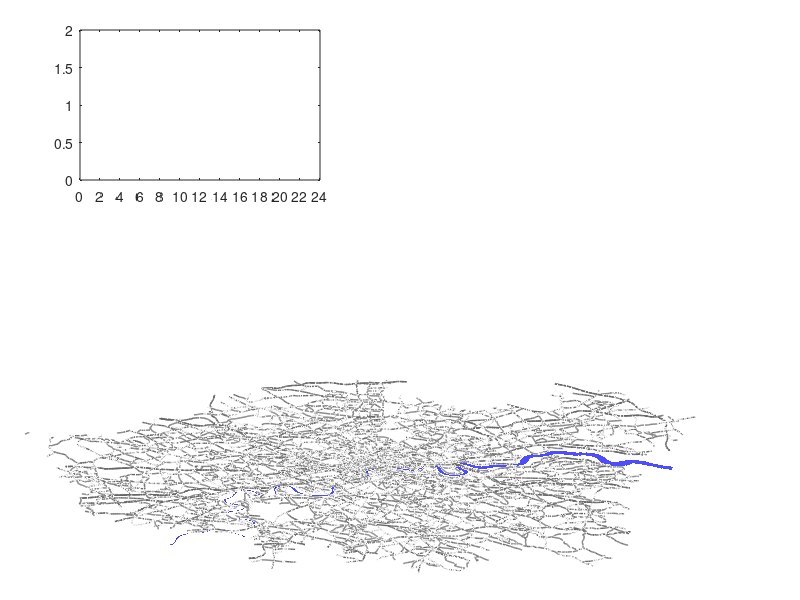

MATLAB code for this plot: (Note: this script raises an error after producing the figure.)
clear all

load Underground_station_data_MXB362

h = figure(1); clf

A2 = axes('Position',[0.1 0.7 0.3 0.25], 'Color',0.3.*ones(1,3));
box on
hold on

xlim([0 24]);
ylim([0 2])
set(gca, 'xtick',0:2:24,'color',0.3*ones(1,3))
xlabel('Hour', 'FontSize', 19, 'Color',1.*ones(1,3))
ylabel('Trips (x 1000)', 'FontSize',19, 'Color',1.*ones(1,3))

A1 = axes('Position',[0.0 0.0 1 1]);
hold on

load London_road_water_data_MXB362

plot3(Rx1,Ry1,zeros(size(Rx1)),'Color',0.4.*ones(1,3),'LineWidth',1)
plot3(Rx2,Ry2,zeros(size(Rx2)),'Color',0.4.*ones(1,3),'LineWidth',1)

for i = 1:length(Thames_river)
    ptch = patch(Thames_river{i}(:,1),Thames_river{i}(:,2), 'b');
    set(ptch, 'edgecolor', 'none', 'linewidth', 2, 'facealpha', 0.7, 'BackFaceLighting', 'unlit');
end

set(gcf, 'color', 0.1.*ones(1,3))
set(gca, 'color', 0.1.*ones(1,3))

axis off

view([-13.5 30]);
zlim([0 5000])
xlim([-0.5 0.33])
ylim([51.28 51.70])
[Xc,Yc,Zc] = cylinder(4e-3,4);

vidObj = VideoWriter('LondonUnderGround.avi', 'Motion JPEG AVI');
vidObj.FrameRate = 10;
vidObj.Quality = 95;
open(vidObj);

camlight

TotalPassengers = 0;

for t = 1:96
    axes(A1);
    for i = 1:size(Station_data,1)
        ss(i) = surf(Xc+Station_data{i,2},Yc+Station_data{i,3},Zc.*Station_data{i,t+3});
        set(ss(i), 'edgecolor', 'none', 'facecolor',[1 0.6 0.6], 'facealpha', 1, 'SpecularColorReflectance', 0.5)
    end

    axes(A2);
    TotalPassengers = [TotalPassengers 1e-5.*sum([Station_data{:,t+3}])];

    plot(24.*[t-1 t]./100, [TotalPassengers(t) TotalPassengers(t+1)], 'w', 'LineWidth',2)

    currFrame = getframe(h);
    writeVideo(vidObj, currFrame);
    disp(t);
    delete(ss);
    clear ss
end

close(vidObj);